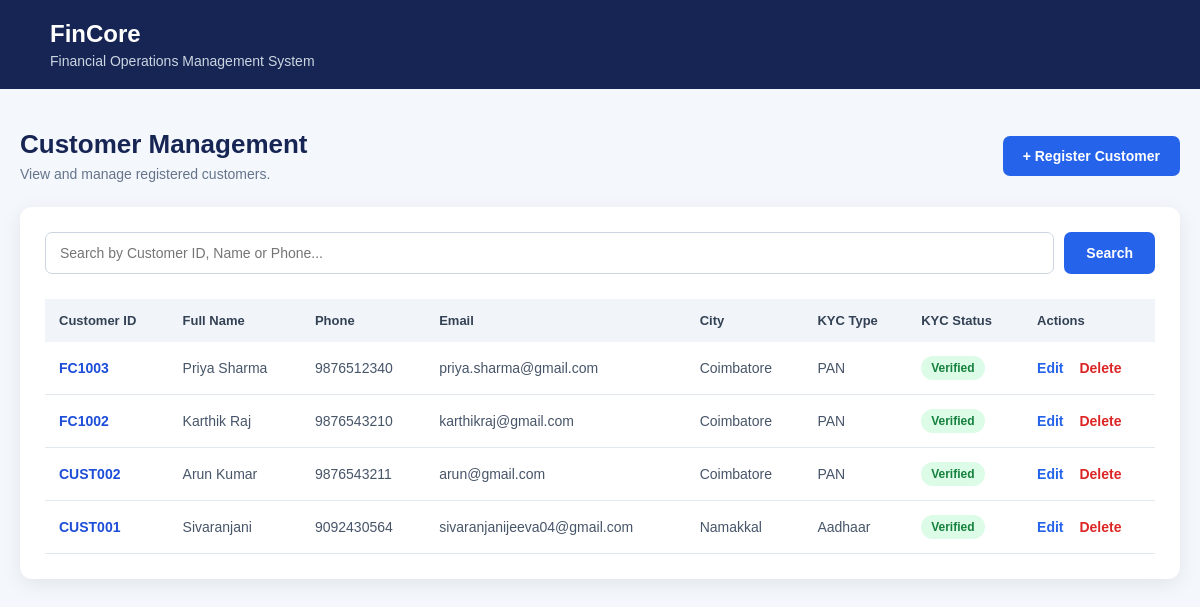
The app's page /customers/list/ (signed in) with its own data.
### customers/models.py (models this page shows, shortened)
class Customer(models.Model):
    GENDER_CHOICES = [
        ("Male", "Male"),
        ("Female", "Female"),
        ("Other", "Other"),
    ]
    KYC_TYPE_CHOICES = [
        ("Aadhaar", "Aadhaar"),
        ("PAN", "PAN"),
        ("Passport", "Passport"),
        ("Driving License", "Driving License"),
        ("Voter ID", "Voter ID"),
    ]
    KYC_STATUS_CHOICES = [
        ("Pending", "Pending"),
        ("Verified", "Verified"),
        ("Rejected", "Rejected"),
    ]
    customer_id = models.CharField(
        max_length=20,
        unique=True
    )
    full_name = models.CharField(
        max_length=150
    )
    date_of_birth = models.DateField(
        null=True,
        blank=True
    )
    gender = models.CharField(
        max_length=10,
        choices=GENDER_CHOICES,
        blank=True
    )
    phone = models.CharField(
        max_length=15
    )
    email = models.EmailField(
        blank=True
    )
    address = models.TextField(
        blank=True
    )
    city = models.CharField(
        max_length=100,
        blank=True
    )
    state = models.CharField(
        max_length=100,
        blank=True
    )
    postal_code = models.CharField(
        max_length=10,
        blank=True
    )
    kyc_type = models.CharField(
        max_length=30,
        choices=KYC_TYPE_CHOICES,
        blank=True
    )
    kyc_number = models.CharField(
        max_length=50,
        blank=True
    )
    kyc_status = models.CharField(
        max_length=20,
        choices=KYC_STATUS_CHOICES,
        default="Pending"
    )
    created_at = models.DateTimeField(
        auto_now_add=True
    )
    updated_at = models.DateTimeField(
        auto_now=True
    )

### customers/views.py (the view, shortened to what this page needs)
@login_required(login_url="/auth/login/")
def customer_list(request):
    search = request.GET.get("search", "")
    customers = Customer.objects.all().order_by(
        "-created_at"
    )
    return render(
        request,
        "customer_list.html",
        {
            "customers": customers,
            "search": search,
        }
    )

### templates/customer_list.html (shortened to what this page needs)
<!DOCTYPE html>
<html lang="en">
<head>
</head>
<body>
    <div class="header">
        <h1>FinCore</h1>
        <p>
            Financial Operations Management System
        </p>
    </div>
    <div class="container">
        <div class="top-section">
            <div>
                <h2>
                    Customer Management
                </h2>
                <p>
                    View and manage registered customers.
                </p>
            </div>
            <a href="{% url 'customer_register' %}"
               class="register-btn">
                + Register Customer
            </a>
        </div>
        <div class="table-card">
            <form method="GET"
                  class="search-form">
                <input
                    type="text"
                    name="search"
                    value="{{ search }}"
                    class="search-input"
                    placeholder="Search by Customer ID, Name or Phone..."
                >
                <button
                    type="submit"
                    class="search-btn">
                    Search
                </button>
            </form>
            {% if customers %}
            <table>
                <thead>
                    <tr>
                        <th>
                            Customer ID
                        </th>
                        <th>
                            Full Name
                        </th>
                        <th>
                            Phone
                        </th>
                        <th>
                            Email
                        </th>
                        <th>
                            City
                        </th>
                        <th>
                            KYC Type
                        </th>
                        <th>
                            KYC Status
                        </th>
                        <th>
                            Actions
                        </th>
                    </tr>
                </thead>
                <tbody>
                    {% for customer in customers %}
                    <tr>
                        <td class="customer-id">
                            {{ customer.customer_id }}
                        </td>
                        <td>
                            {{ customer.full_name }}
                        </td>
                        <td>
                            {{ customer.phone }}
                        </td>
                        <td>
                            {{ customer.email|default:"-" }}
                        </td>
                        <td>
                            {{ customer.city|default:"-" }}
                        </td>
                        <td>
                            {{ customer.kyc_type|default:"-" }}
                        </td>
                        <td>
                            {% if customer.kyc_status == "Verified" %}
                                <span class="status verified">
                                    Verified
                                </span>
                            {% elif customer.kyc_status == "Rejected" %}
                                <span class="status rejected">
                                    Rejected
                                </span>
                            {% else %}
                                <span class="status pending">
                                    Pending
                                </span>
                            {% endif %}
                        </td>
                        <td>
                            <a
                                href="{% url 'customer_edit' customer.id %}"
                                class="edit-btn">
                                Edit
                            </a>
                            <a
                                href="{% url 'customer_delete' customer.id %}"
                                class="delete-btn">
                                Delete
                            </a>
                        </td>
                    </tr>
                    {% endfor %}
                </tbody>
            </table>
            {% endif %}
        </div>
    </div>
</body>
</html>

### templates/customer_list.html (style rules this page uses)
* { box-sizing: border-box; margin: 0; padding: 0; font-family: Arial, sans-serif; }
body { background: #f4f7fb; min-height: 100vh; }
.header { background: #172554; color: white; padding: 20px 50px; }
.header h1 { font-size: 24px; }
.header p { margin-top: 5px; color: #cbd5e1; font-size: 14px; }
.container { max-width: 1250px; margin: 40px auto; padding: 0 20px; }
.top-section { display: flex; justify-content: space-between; align-items: center; margin-bottom: 25px; }
.top-section h2 { color: #172554; font-size: 26px; }
.top-section p { color: #64748b; margin-top: 6px; font-size: 14px; }
.register-btn { background: #2563eb; color: white; text-decoration: none; padding: 12px 20px; border-radius: 7px; font-size: 14px; font-weight: bold; }
.table-card { background: white; border-radius: 12px; padding: 25px; box-shadow: 0 5px 20px rgba(0, 0, 0, 0.08); overflow-x: auto; }
.search-form { display: flex; gap: 10px; margin-bottom: 25px; }
.search-input { flex: 1; padding: 12px 14px; border: 1px solid #cbd5e1; border-radius: 7px; font-size: 14px; outline: none; }
.search-btn { background: #2563eb; color: white; border: none; padding: 12px 22px; border-radius: 7px; font-size: 14px; font-weight: bold; cursor: pointer; }
table { width: 100%; border-collapse: collapse; min-width: 1000px; }
th { background: #f1f5f9; color: #334155; padding: 14px; text-align: left; font-size: 13px; white-space: nowrap; }
td { padding: 14px; border-bottom: 1px solid #e2e8f0; color: #475569; font-size: 14px; }
.customer-id { color: #1d4ed8; font-weight: bold; }
.status { padding: 5px 10px; border-radius: 20px; font-size: 12px; font-weight: bold; display: inline-block; }
.verified { background: #dcfce7; color: #15803d; }
.edit-btn { color: #2563eb; text-decoration: none; font-weight: bold; margin-right: 12px; }
.delete-btn { color: #dc2626; text-decoration: none; font-weight: bold; }

### records on screen
Customer: customer_id "FC1003", full_name "Priya Sharma", phone "9876512340", email "priya.sharma@gmail.com", city "Coimbatore", kyc_type "PAN", kyc_status "Verified"
Customer: customer_id "FC1002", full_name "Karthik Raj", phone "9876543210", email "karthikraj@gmail.com", city "Coimbatore", kyc_type "PAN", kyc_status "Verified"
Customer: customer_id "CUST002", full_name "Arun Kumar", phone "9876543211", email "arun@gmail.com", city "Coimbatore", kyc_type "PAN", kyc_status "Verified"
Customer: customer_id "CUST001", full_name "Sivaranjani", phone "9092430564", email "sivaranjanijeeva04@gmail.com", city "Namakkal", kyc_type "Aadhaar", kyc_status "Verified"
